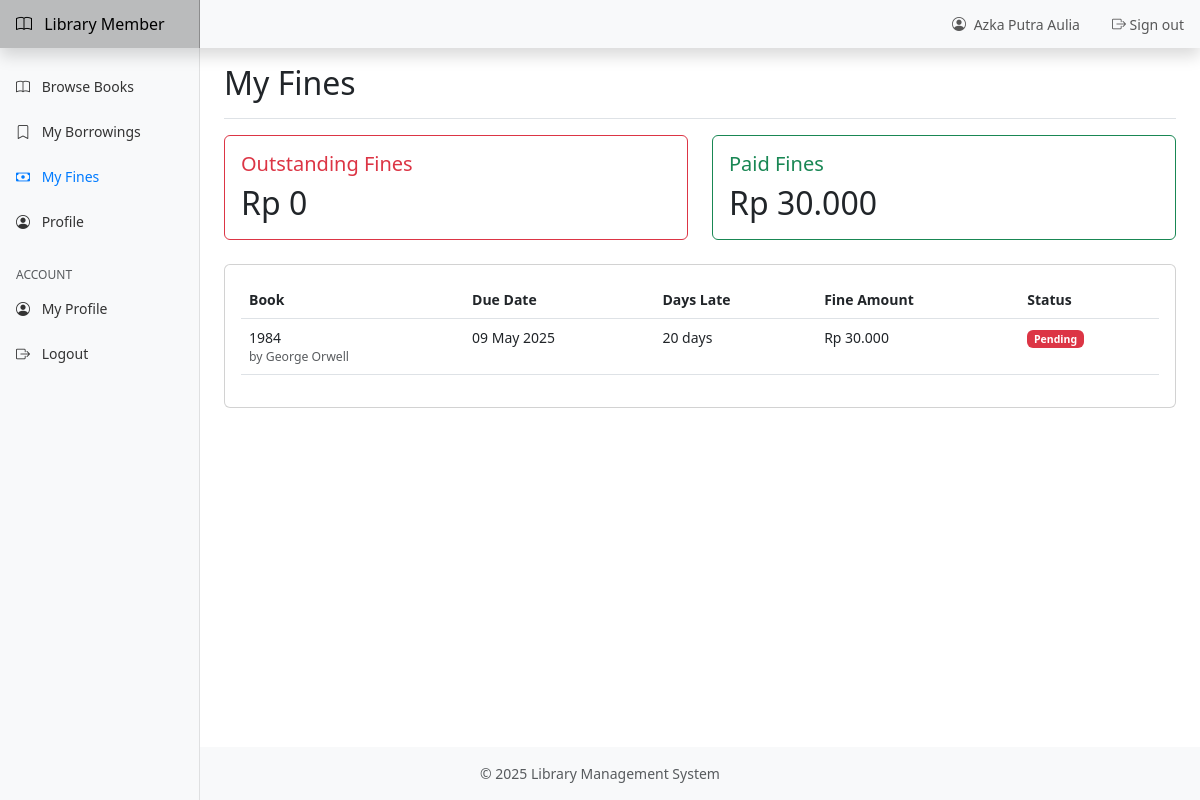
/index.php?page=my-fines (signed in), run on the app's committed database.
### tables this page shows
CREATE TABLE `fines` (
  `fine_id` int(11) NOT NULL,
  `borrowing_id` int(11) NOT NULL,
  `anggota_id` int(11) NOT NULL,
  `amount` decimal(10,2) NOT NULL,
  `reason` varchar(255) DEFAULT NULL,
  `status` enum('pending','paid','waived') NOT NULL DEFAULT 'pending',
  `paid_at` date DEFAULT NULL,
  `created_at` timestamp NOT NULL DEFAULT current_timestamp(),
  `updated_at` timestamp NOT NULL DEFAULT current_timestamp() ON UPDATE current_timestamp(),
  `days_overdue` int(11) NOT NULL DEFAULT 0
);

CREATE TABLE `books` (
  `book_id` int(11) NOT NULL,
  `title` varchar(255) NOT NULL,
  `author` varchar(255) DEFAULT NULL,
  `publisher` varchar(255) DEFAULT NULL,
  `year_published` year(4) DEFAULT NULL,
  `isbn` varchar(20) DEFAULT NULL,
  `category` varchar(100) DEFAULT NULL,
  `description` text DEFAULT NULL,
  `cover` longblob DEFAULT NULL,
  `stock` int(11) NOT NULL DEFAULT 0,
  `available_stock` int(11) NOT NULL DEFAULT 0,
  `location` varchar(100) DEFAULT NULL,
  `created_at` timestamp NOT NULL DEFAULT current_timestamp(),
  `updated_at` timestamp NOT NULL DEFAULT current_timestamp() ON UPDATE current_timestamp()
);

CREATE TABLE `borrowings` (
  `borrowing_id` int(11) NOT NULL,
  `anggota_id` int(11) NOT NULL,
  `book_id` int(11) NOT NULL,
  `borrow_date` date NOT NULL,
  `due_date` date NOT NULL,
  `return_date` date DEFAULT NULL,
  `status` enum('borrowed','returned','overdue','lost') NOT NULL DEFAULT 'borrowed',
  `fine_amount` decimal(10,2) DEFAULT 0.00,
  `notes` text DEFAULT NULL,
  `created_at` timestamp NOT NULL DEFAULT current_timestamp(),
  `updated_at` timestamp NOT NULL DEFAULT current_timestamp() ON UPDATE current_timestamp()
);

### includes/functions.php (called while the page is built, shortened)
<?php
function formatDate($date) {
    return date('d M Y', strtotime($date));
}

### pages/my-fines.php (the view, shortened to what this page needs)
<?php
$anggotaId = $_SESSION['anggota_id'];
$query = "SELECT f.*,
          b.borrow_date, b.due_date, b.return_date,
          bk.title as book_title, bk.author
          FROM fines f
          JOIN borrowings b ON f.borrowing_id = b.borrowing_id
          JOIN books bk ON b.book_id = bk.book_id
          WHERE f.anggota_id = ?
          ORDER BY f.created_at DESC";
$stmt = $pdo->prepare($query);
$stmt->execute([$anggotaId]);
$fines = $stmt->fetchAll();
$totalUnpaid = 0;
$totalPaid = 0;
foreach ($fines as $fine) {
    if ($fine['status'] === 'unpaid') {
        $totalUnpaid += $fine['amount'];
    } else {
        $totalPaid += $fine['amount'];
    }
}
?>
<div class="d-flex justify-content-between flex-wrap flex-md-nowrap align-items-center pt-3 pb-2 mb-3 border-bottom">
    <h1 class="h2">My Fines</h1>
</div>
<div class="row mb-4">
    <div class="col-md-6">
        <div class="card border-danger h-100">
            <div class="card-body">
                <h5 class="card-title text-danger">Outstanding Fines</h5>
                <h2 class="mb-0">Rp <?php echo number_format($totalUnpaid, 0, ',', '.'); ?></h2>
            </div>
        </div>
    </div>
    <div class="col-md-6">
        <div class="card border-success h-100">
            <div class="card-body">
                <h5 class="card-title text-success">Paid Fines</h5>
                <h2 class="mb-0">Rp <?php echo number_format($totalPaid, 0, ',', '.'); ?></h2>
            </div>
        </div>
    </div>
</div>
<div class="card">
    <div class="card-body">
        <?php if (empty($fines)): ?>
            <div class="text-center text-muted">No fines found</div>
        <?php else: ?>
            <div class="table-responsive">
                <table class="table table-hover">
                    <thead>
                        <tr>
                            <th>Book</th>
                            <th>Due Date</th>
                            <th>Days Late</th>
                            <th>Fine Amount</th>
                            <th>Status</th>
                        </tr>
                    </thead>
                    <tbody>
                        <?php foreach ($fines as $fine): ?>
                            <tr>
                                <td>
                                    <?php echo htmlspecialchars($fine['book_title']); ?>
                                    <?php if ($fine['author']): ?>
                                        <small class="d-block text-muted">by <?php echo htmlspecialchars($fine['author']); ?></small>
                                    <?php endif; ?>
                                </td>
                                <td><?php echo formatDate($fine['due_date']); ?></td>
                                <td><?php echo $fine['days_overdue']; ?> days</td>
                                <td>Rp <?php echo number_format($fine['amount'], 0, ',', '.'); ?></td>
                                <td>
                                    <span class="badge bg-<?php echo $fine['status'] === 'paid' ? 'success' : 'danger'; ?>">
                                        <?php echo ucfirst($fine['status']); ?>
                                    </span>
                                </td>
                            </tr>
                        <?php endforeach; ?>
                    </tbody>
                </table>
            </div>
        <?php endif; ?>
    </div>
</div>

### assets/css/style.css (style rules this page uses)
body { font-size: .875rem; min-height: 100vh; display: flex; flex-direction: column; }

### data on the page
fines: books.title "1984", books.author "George Orwell", borrowing.due_date "09 May 2025", days_overdue "20", amount "30.000", status "Pending"

### other printed values
$_SESSION['full_name'] "Azka Putra Aulia"
$item['text'] "Browse Books"
$item['text'] "My Borrowings"
$item['text'] "My Fines"
$item['text'] "Profile"
$totalUnpaid "0"
$totalPaid "30.000"
